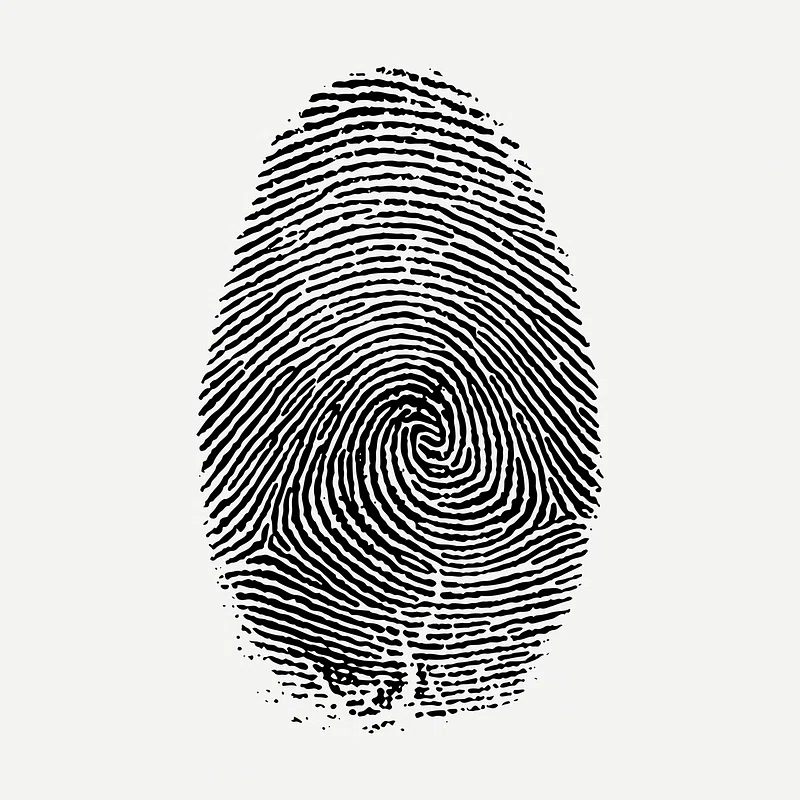
#> input picture test_images/sample.jpg, 800 x 800 px, found by its file name
$ python quality_assessment.py   (older library calls are emulated)
#> lines starting #> are read from the running program, lines starting #| are printed output that depends on the picture; after the words box and inside, x2 and y2 are one past the last pixel; in counts of white or black regions, pixels touching at a corner belong together
"""
quality_assessment.py

Assignment 4
Contactless Fingerprint Quality Assessment Pipeline

Author : Prashanth
Python : 3.9+

"""

import cv2
import numpy as np
from typing import Dict, Union


# ==========================================================
# DEFAULT THRESHOLDS
# ==========================================================

DEFAULT_THRESHOLDS = {
    "blur_threshold": 10.0,
    "brightness_min": 50.0,
    "brightness_max": 210.0,
    "glare_threshold": 0.05,
    "roi_threshold": 0.15,
    "ridge_threshold": 15.0
}


# ==========================================================
# IMAGE LOADER
# ==========================================================

def load_image(image_input: Union[str, np.ndarray]) -> np.ndarray:
    """
    Accepts either

    - image path
    - OpenCV image (numpy array)

    Returns
    -------
    BGR Image
    """

    if isinstance(image_input, str):
        image = cv2.imread(image_input)

        if image is None:
            raise ValueError(
                f"Unable to load image : {image_input}"
            )

        return image

    if isinstance(image_input, np.ndarray):
        return image_input.copy()

    raise TypeError(
        "Input should be image path or numpy array."
    )


# ==========================================================
# COMMON HELPER
# ==========================================================

def to_gray(image_bgr: np.ndarray) -> np.ndarray:
    """
    Convert image into grayscale.
    """

    return cv2.cvtColor(
        image_bgr,
        cv2.COLOR_BGR2GRAY
    )


# ==========================================================
# METRIC 1
# BLUR DETECTION
# ==========================================================

def check_blur(
    image_bgr: np.ndarray,
    threshold: float = DEFAULT_THRESHOLDS["blur_threshold"]
) -> Dict:

    """
    Blur Detection

    Uses:
    Laplacian Variance

    Higher variance
        -> sharper image

    Lower variance
        -> blurry image
    """

    gray = to_gray(image_bgr)

    laplacian = cv2.Laplacian(
        gray,
        cv2.CV_64F
    )

    blur_score = float(
        laplacian.var()
    )

    return {

        "blur_score": round(
            blur_score,
            2
        ),

        "is_blurry":
            blur_score < threshold

    }


# ==========================================================
# METRIC 2
# BRIGHTNESS
# ==========================================================

def check_brightness(
    image_bgr: np.ndarray,
    min_thresh: float = DEFAULT_THRESHOLDS["brightness_min"],
    max_thresh: float = DEFAULT_THRESHOLDS["brightness_max"]
) -> Dict:

    """
    Brightness Quality

    Uses

    Mean grayscale intensity
    """

    gray = to_gray(image_bgr)

    brightness = float(
        np.mean(gray)
    )

    return {

        "brightness":
            round(brightness, 2),

        "too_dark":
            brightness < min_thresh,

        "too_bright":
            brightness > max_thresh

    }


# ==========================================================
# METRIC 3
# GLARE
# ==========================================================

def check_glare(
    image_bgr: np.ndarray,
    max_glare_ratio: float = DEFAULT_THRESHOLDS["glare_threshold"]
) -> Dict:

    """
    Detect Specular Reflection

    Counts pixels

    intensity > 240
    """

    gray = to_gray(image_bgr)

    glare_pixels = np.sum(
        gray > 240
    )

    total_pixels = gray.size

    glare_fraction = float(
        glare_pixels / total_pixels
    )

    return {

        "has_glare":
            glare_fraction > max_glare_ratio,

        "glare_fraction":
            round(glare_fraction, 4)

    }


# ==========================================================
# NORMALIZATION HELPERS
# ==========================================================

def normalize_blur(score: float):

    return min(
        1.0,
        score / 100.0
    )


def normalize_brightness(score: float):

    value = 1.0 - abs(score - 128.0) / 128.0

    return max(
        0.0,
        min(value, 1.0)
    )


def normalize_glare(glare_ratio: float):

    return max(
        0.0,
        1.0 - glare_ratio / 0.05
    )

# ==========================================================
# METRIC 4
# ROI (REGION OF INTEREST) COMPLETENESS
# ==========================================================

def check_roi_completeness(
    image_bgr: np.ndarray,
    min_roi_ratio: float = DEFAULT_THRESHOLDS["roi_threshold"]
) -> Dict:
    """
    Estimate the finger Region of Interest (ROI)
    using Otsu thresholding.

    Returns
    -------
    roi_fraction
    roi_complete
    """

    gray = to_gray(image_bgr)

    # Reduce image noise
    blurred = cv2.GaussianBlur(gray, (5, 5), 0)

    # Otsu Threshold
    _, thresh = cv2.threshold(
        blurred,
        0,
        255,
        cv2.THRESH_BINARY + cv2.THRESH_OTSU
    )

    # Count foreground pixels
    foreground_pixels = np.sum(thresh > 0)
    total_pixels = gray.size

    roi_fraction = float(
        foreground_pixels / total_pixels
    )

    return {

        "roi_fraction":
            round(roi_fraction, 4),

        "roi_complete":
            roi_fraction >= min_roi_ratio

    }


# ==========================================================
# METRIC 5
# RIDGE CLARITY
# ==========================================================

def check_ridge_clarity(
    image_bgr: np.ndarray,
    threshold: float = DEFAULT_THRESHOLDS["ridge_threshold"]
) -> Dict:
    """
    Estimate ridge clarity using
    Gabor filter response variance.
    """

    gray = to_gray(image_bgr)

    # Gabor Kernel
    kernel = cv2.getGaborKernel(

        ksize=(21, 21),

        sigma=5.0,

        theta=np.pi / 4,

        lambd=10.0,

        gamma=0.5,

        psi=0,

        ktype=cv2.CV_32F

    )

    filtered = cv2.filter2D(
        gray,
        cv2.CV_64F,
        kernel
    )

    ridge_score = float(
        np.var(filtered) / 100.0
    )

    return {

        "ridge_score":
            round(ridge_score, 2),

        "ridges_clear":
            ridge_score >= threshold

    }


# ==========================================================
# NORMALIZATION
# ROI
# ==========================================================

def normalize_roi(
    roi_fraction: float
):
    """
    Normalize ROI into
    0 to 1
    """

    return min(
        1.0,
        roi_fraction / 0.30
    )


# ==========================================================
# NORMALIZATION
# RIDGE
# ==========================================================

def normalize_ridge(
    ridge_score: float,
    threshold: float = DEFAULT_THRESHOLDS["ridge_threshold"]
):
    """
    Normalize ridge score.
    """

    return min(
        1.0,
        ridge_score / threshold
    )


# ==========================================================
# COMPOSITE SCORE WEIGHTS
# ==========================================================

QUALITY_WEIGHTS = {

    "blur": 0.25,

    "brightness": 0.15,

    "glare": 0.15,

    "roi": 0.20,

    "ridge": 0.25

}

# ==========================================================
# COMPOSITE QUALITY SCORE
# ==========================================================

def calculate_composite_score(
    blur_result: Dict,
    brightness_result: Dict,
    glare_result: Dict,
    roi_result: Dict,
    ridge_result: Dict
) -> float:
    """
    Calculate the final quality score (0–100)
    using normalized metrics.
    """

    n_blur = normalize_blur(
        blur_result["blur_score"]
    )

    n_brightness = normalize_brightness(
        brightness_result["brightness"]
    )

    n_glare = normalize_glare(
        glare_result["glare_fraction"]
    )

    n_roi = normalize_roi(
        roi_result["roi_fraction"]
    )

    n_ridge = normalize_ridge(
        ridge_result["ridge_score"]
    )

    composite = (

        QUALITY_WEIGHTS["blur"] * n_blur +

        QUALITY_WEIGHTS["brightness"] * n_brightness +

        QUALITY_WEIGHTS["glare"] * n_glare +

        QUALITY_WEIGHTS["roi"] * n_roi +

        QUALITY_WEIGHTS["ridge"] * n_ridge

    ) * 100.0

    return round(composite, 1)


# ==========================================================
# GUIDANCE MESSAGE
# ==========================================================

def generate_guidance(
    blur_result,
    brightness_result,
    glare_result,
    roi_result,
    ridge_result
):
    """
    Returns the highest-priority guidance message.
    """

    if blur_result["is_blurry"]:
        return (
            "Image is too blurry. "
            "Hold your phone steady and re-focus."
        )

    if brightness_result["too_dark"]:
        return (
            "Lighting is too dark. "
            "Move to a brighter place or turn on flash."
        )

    if brightness_result["too_bright"]:
        return (
            "Image is overexposed. "
            "Reduce direct light."
        )

    if glare_result["has_glare"]:
        return (
            "Glare detected. "
            "Tilt your finger slightly."
        )

    if not roi_result["roi_complete"]:
        return (
            "Finger is too far away. "
            "Move closer so it fills the frame."
        )

    if not ridge_result["ridges_clear"]:
        return (
            "Fingerprint ridges are unclear. "
            "Clean camera lens and adjust lighting."
        )

    return "Good capture — ready for processing."


# ==========================================================
# HARD FAILURE CHECK
# ==========================================================

def has_hard_failure(
    blur_result,
    brightness_result,
    glare_result,
    roi_result,
    ridge_result
):
    """
    Returns True if any mandatory metric fails.
    """

    return (

        blur_result["is_blurry"]

        or

        brightness_result["too_dark"]

        or

        brightness_result["too_bright"]

        or

        glare_result["has_glare"]

        or

        not roi_result["roi_complete"]

        or

        not ridge_result["ridges_clear"]

    )


# ==========================================================
# MASTER QUALITY GATE
# ==========================================================

def quality_gate(
    image_input: Union[str, np.ndarray]
) -> Dict:
    """
    Main Quality Assessment Pipeline.

    Parameters
    ----------
    image_input:
        image path
        OR
        numpy image

    Returns
    -------
    dictionary
    """

    image = load_image(image_input)
#> in load_image, image is the input picture: shape (800, 800, 3); mean B, G, R 202.3, 204.2, 203.6

    blur_result = check_blur(image)
#> in check_blur, `laplacian = cv2.Laplacian( gray, cv2.CV_64F )`:
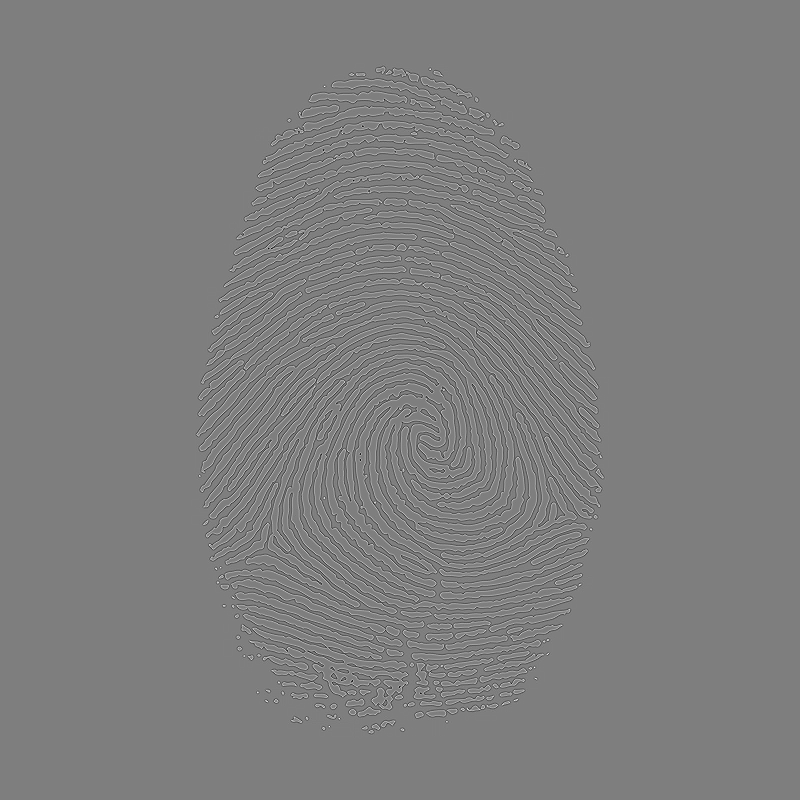
#> laplacian: shape (800, 800) float64; min -799, max 809, mean 0; drawn with min black and max white
#> in check_blur, `blur_score = float( laplacian.var() )`: blur_score = 7292.6
#> blur_result = {'blur_score': 7292.6, 'is_blurry': False}

    brightness_result = check_brightness(image)
#> in check_brightness, `brightness = float( np.mean(gray) )`: brightness = 203.6
#> brightness_result = {'brightness': 203.6, 'too_dark': False, 'too_bright': False}

    glare_result = check_glare(image)
#> in check_glare, `glare_pixels = np.sum( gray > 240 )`: glare_pixels = 499596
#> in check_glare, `glare_fraction = float( glare_pixels / total_pixels )`: glare_fraction = 0.781
#> glare_result = {'has_glare': True, 'glare_fraction': 0.781}

    roi_result = check_roi_completeness(image)
#> in check_roi_completeness, `blurred = cv2.GaussianBlur(gray, (5, 5), 0)`:
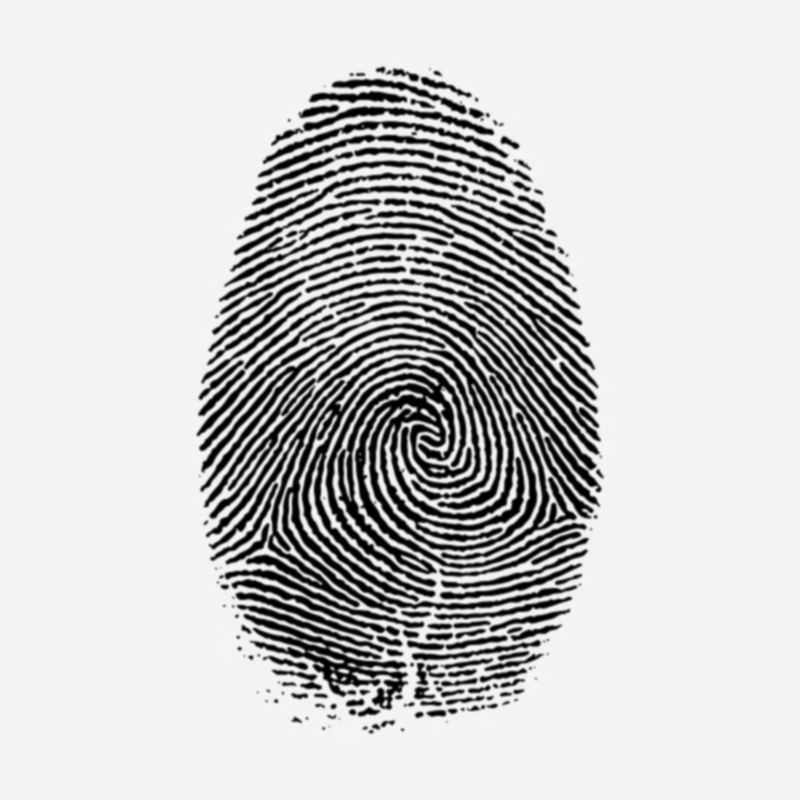
#> blurred: shape (800, 800); min 0, max 247, mean 203.6
#> in check_roi_completeness, `_, thresh = cv2.threshold( blurred, 0, 255, cv2.THRESH_BINARY + cv2.TH..`:
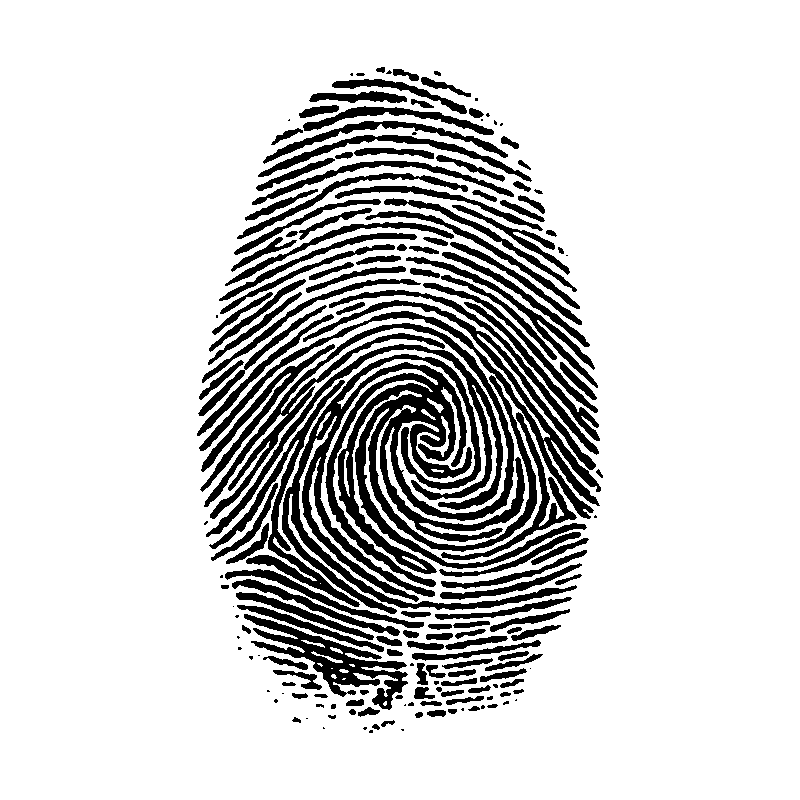
#> thresh: shape (800, 800); 82.4% white; 176 black regions (38 under 20 px), largest, box (x1, y1, x2, y2) and area: (199, 300, 601, 614) 40509, (206, 344, 503, 537) 4423, (244, 614, 408, 710) 4186
#> in check_roi_completeness, `foreground_pixels = np.sum(thresh > 0)`: foreground_pixels = 527517
#> in check_roi_completeness, `roi_fraction = float( foreground_pixels / total_pixels )`: roi_fraction = 0.824
#> roi_result = {'roi_fraction': 0.824, 'roi_complete': True}

    ridge_result = check_ridge_clarity(image)
#> in check_ridge_clarity, `filtered = cv2.filter2D( gray, cv2.CV_64F, kernel )`:
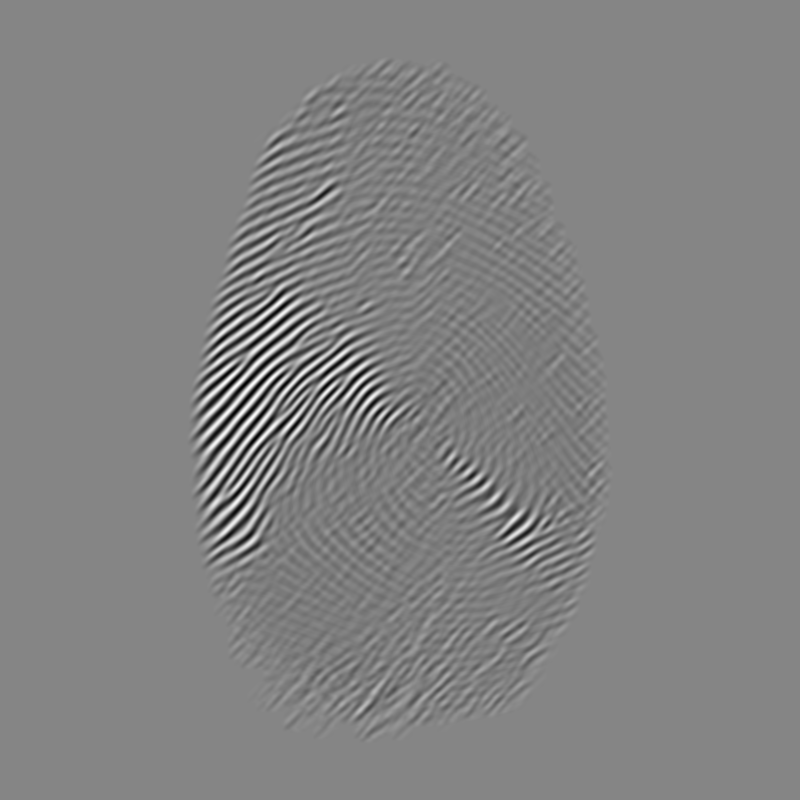
#> filtered: shape (800, 800) float64; min -15273.5, max 17684.7, mean 1682.2; drawn with min black and max white
#> in check_ridge_clarity, `ridge_score = float( np.var(filtered) / 100.0 )`: ridge_score = 51145.8
#> ridge_result = {'ridge_score': 51145.8, 'ridges_clear': True}

    composite_score = calculate_composite_score(

        blur_result,

        brightness_result,

        glare_result,

        roi_result,

        ridge_result

    )
#> in calculate_composite_score, `n_blur = normalize_blur( blur_result["blur_score"] )`: n_blur = 1
#> in calculate_composite_score, `n_brightness = normalize_brightness( brightness_result["brightness"] )`: n_brightness = 0.409
#> in calculate_composite_score, `n_glare = normalize_glare( glare_result["glare_fraction"] )`: n_glare = 0
#> in calculate_composite_score, `n_roi = normalize_roi( roi_result["roi_fraction"] )`: n_roi = 1
#> in calculate_composite_score, `composite = (  QUALITY_WEIGHTS["blur"] * n_blur +  QUALITY_WEIGHTS["br..`: composite = 76.14
#> composite_score = 76.1

    hard_failure = has_hard_failure(

        blur_result,

        brightness_result,

        glare_result,

        roi_result,

        ridge_result

    )
#> hard_failure = True

    passed = (

        composite_score >= 60.0

        and

        not hard_failure

    )
#> passed = False

    guidance = generate_guidance(

        blur_result,

        brightness_result,

        glare_result,

        roi_result,

        ridge_result

    )

    return {

        "passed": passed,

        "composite_score": composite_score,

        "blur": blur_result,

        "brightness": brightness_result,

        "glare": glare_result,

        "roi": roi_result,

        "ridge": ridge_result,

        "guidance": guidance

    }


# ==========================================================
# SAMPLE EXECUTION
# ==========================================================

if __name__ == "__main__":

    IMAGE_PATH = "sample.jpg"

    try:

        result = quality_gate(IMAGE_PATH)
#> result = 8 items

        print("=" * 60)
        print("CONTACTLESS FINGERPRINT QUALITY REPORT")
        print("=" * 60)

        print(f"Passed            : {result['passed']}")
#| Passed            : False
        print(f"Composite Score   : {result['composite_score']}")
#| Composite Score   : 76.1

        print()

        print("Blur")
        print(result["blur"])
#| {'blur_score': 7292.62, 'is_blurry': False}

        print()

        print("Brightness")
        print(result["brightness"])
#| {'brightness': 203.59, 'too_dark': False, 'too_bright': False}

        print()

        print("Glare")
        print(result["glare"])
#| {'has_glare': True, 'glare_fraction': 0.7806}

        print()

        print("ROI")
        print(result["roi"])
#| {'roi_fraction': 0.8242, 'roi_complete': True}

        print()

        print("Ridge")
        print(result["ridge"])
#| {'ridge_score': 51145.82, 'ridges_clear': True}

        print()

        print("Guidance")
        print(result["guidance"])
#| Glare detected. Tilt your finger slightly.

    except Exception as e:

        print(e)
